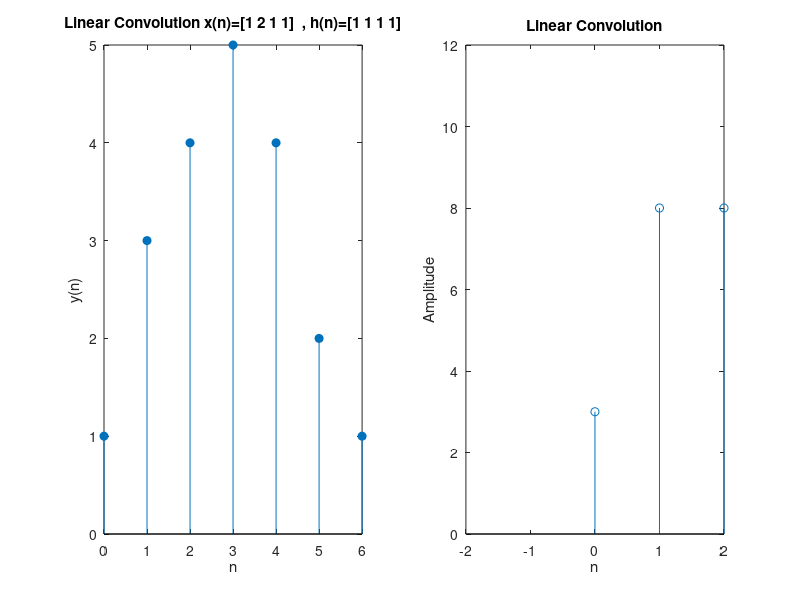

Write the MATLAB code that produced this figure.
clc;
clear;
close all;

x = [1, 2, 1, 1];
h = [1, 1, 1, 1];
len_x = length(x);
len_h = length(h);
len_y = len_x + len_h - 1;
y = zeros(1, len_y);
for i = 1:len_x
    for j = 1:len_h
        y(i+j-1) = y(i+j-1) + x(i) * h(j);
    end
end
disp('Linear Convolution of x(n)=[1 2 1 1]  , h(n)=[1 1 1 1]');
disp(y);
n = 0:len_y-1; 
subplot(1,2,1)
stem(n, y, 'filled'); 
title('Linear Convolution x(n)=[1 2 1 1]  , h(n)=[1 1 1 1]');
xlabel('n');
ylabel('y(n)');

xn1 = [1 2 1 2];
hn1 = [3 2 1 2];
l1 = length(xn1);
l2 = length(hn1);
p = l1 + l2 - 1;
Xn1 = zeros(1,p);
for i = 1:p
    sum=0;
    for j=1:l1
        if (i-j+1>0) && (i-j+1 <= l2)
            sum = sum+xn1(j)*hn1(i-j+1);
        end
    end
    y(i) = sum;
end
p_range = 0:p-1;
disp('Linear Convolution=')
disp(y)
subplot(1,2,2)
stem(p_range,y);
axis([-2 2 0 12]);
xlabel('n');
ylabel('Amplitude');
title('Linear Convolution');
